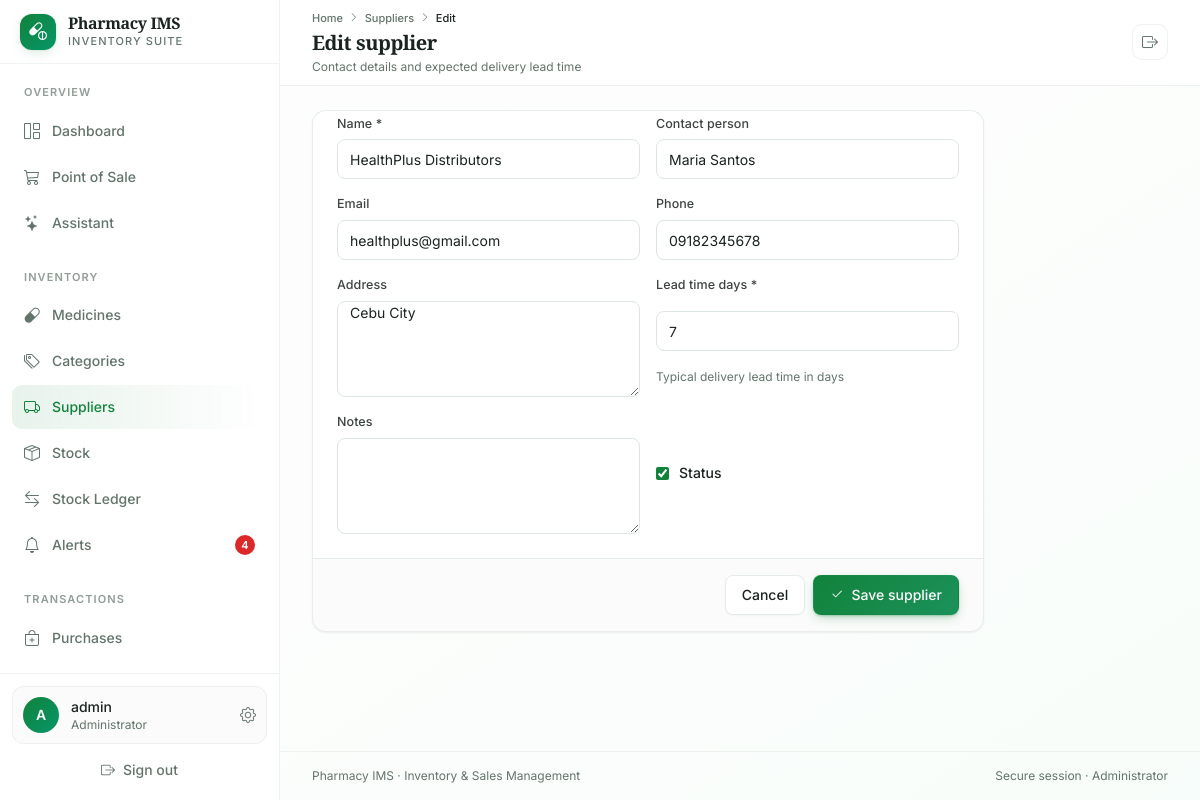
/inventory/suppliers/edit/2/ (signed in), run on the app's committed database.
### accounts/models.py (models this page shows, shortened)
class CustomUser(AbstractUser):
    ROLE_CHOICES = (
        ('admin', 'Administrator'),
        ('pharmacist', 'Pharmacist'),
        ('cashier', 'Cashier'),
        ('inventory_clerk', 'Inventory Clerk'),
    )
    role = models.CharField(max_length=20, choices=ROLE_CHOICES, default='cashier')
    phone = models.CharField(max_length=15, blank=True, null=True)
    license_no = models.CharField(max_length=50, blank=True, null=True, help_text='For Pharmacist')
    status = models.BooleanField(default=True)
    otp_secret = models.CharField(max_length=64, blank=True)
    otp_enabled = models.BooleanField(default=False)

### inventory/models.py (models this page shows, shortened)
class Supplier(models.Model):
    name = models.CharField(max_length=200)
    contact_person = models.CharField(max_length=100, blank=True, null=True)
    email = models.EmailField(blank=True, null=True)
    phone = models.CharField(max_length=15, blank=True, null=True)
    address = models.TextField(blank=True, null=True)
    lead_time_days = models.PositiveIntegerField(default=7, help_text='Typical delivery lead time in days')
    notes = models.TextField(blank=True, null=True)
    status = models.BooleanField(default=True)
    created_at = models.DateTimeField(auto_now_add=True)
    class Meta:
        ordering = ['name']

### inventory/views.py (the view)
# urls.py: path('suppliers/edit/<int:pk>/', views.supplier_edit, name='supplier_edit'),
@capability_required('manage_inventory')
def supplier_edit(request, pk):
    supplier = get_object_or_404(Supplier, pk=pk)
    form = SupplierForm(request.POST or None, instance=supplier)
    if request.method == 'POST' and form.is_valid():
        supplier = form.save()
        log(request.user, 'update', supplier, f'Updated supplier {supplier.name}', request)
        messages.success(request, 'Supplier updated successfully.')
        return redirect('supplier_list')
    return render(request, 'inventory/supplier_add.html', {'form': form, 'supplier': supplier})

### templates/inventory/supplier_add.html (shortened to what this page needs)
{% extends 'base.html' %}
{% block page_title %}{% if supplier %}Edit supplier{% else %}Add supplier{% endif %}{% endblock %}
{% block page_subtitle %}Contact details and expected delivery lead time{% endblock %}
{% block breadcrumbs %}
<i class="bi bi-chevron-right text-[0.6rem]"></i>
<a href="{% url 'supplier_list' %}" class="transition-colors hover:text-foreground">Suppliers</a>
<i class="bi bi-chevron-right text-[0.6rem]"></i>
<span class="text-foreground">{% if supplier %}Edit{% else %}Add{% endif %}</span>
{% endblock %}
{% block content %}
<div class="card max-w-2xl">
    <form method="post">
        <div class="card-content grid grid-cols-1 gap-4 sm:grid-cols-2">
            {% include 'partials/form_fields.html' %}
        </div>
        <div class="card-footer flex items-center justify-end gap-2 border-t border-border">
            <a href="{% url 'supplier_list' %}" class="btn btn-outline">Cancel</a>
            <button class="btn btn-primary"><i class="bi bi-check2"></i> Save supplier</button>
        </div>
    </form>
</div>
{% endblock %}

### templates/base.html (shortened to what this page needs)
<!DOCTYPE html>
{% load static %}
<html lang="en" class="h-full">
<head>
    <link rel="stylesheet" href="https://cdn.jsdelivr.net/npm/bootstrap-icons@1.11.3/font/bootstrap-icons.min.css">
    <script src="https://cdn.tailwindcss.com"></script>
    <link rel="stylesheet" href="{% static 'css/app.css' %}">
</head>
<body class="min-h-screen bg-gradient-to-br from-background via-background to-emerald-50/30 font-sans text-foreground antialiased">
    {% if user.is_authenticated %}
    {% with url_name=request.resolver_match.url_name %}
    <div class="min-h-screen w-full lg:grid lg:grid-cols-[280px_minmax(0,1fr)]">
        <aside id="sidebar" class="fixed inset-y-0 left-0 z-50 flex w-[280px] -translate-x-full flex-col border-r border-border/60 bg-card transition-transform duration-300 ease-out lg:sticky lg:top-0 lg:h-screen lg:translate-x-0">
            <div class="flex h-16 shrink-0 items-center justify-between border-b border-border/60 px-5">
                <a href="{% url 'dashboard' %}" class="flex items-center gap-3">
                    <div class="flex h-9 w-9 items-center justify-center rounded-xl bg-gradient-to-br from-primary to-emerald-600 text-primary-foreground shadow-glow">
                        <i class="bi bi-capsule-pill text-lg"></i>
                    </div>
                    <div>
                        <div class="font-display text-base font-semibold leading-tight tracking-tight">{{ pharmacy.name|default:"Pharmacy IMS" }}</div>
                        <div class="text-[11px] font-medium uppercase tracking-widest text-muted-foreground">Inventory Suite</div>
                    </div>
                </a>
            </div>
            <div class="flex-1 overflow-y-auto px-3 py-5">
                <nav class="space-y-6">
                    <div>
                        <p class="mb-2 px-3 text-[11px] font-semibold uppercase tracking-widest text-muted-foreground/70">Overview</p>
                        <div class="space-y-0.5">
                            <a href="{% url 'dashboard' %}" class="group flex items-center gap-3 rounded-lg px-3 py-2.5 text-sm font-medium text-muted-foreground transition-colors hover:bg-accent hover:text-accent-foreground ">
                                <i class="bi bi-grid-1x2 text-base {% if url_name == 'dashboard' %}text-primary{% endif %}"></i>
                                <span>Dashboard</span>
                            </a>
                            {% if nav_perms.sell %}
                            <a href="{% url 'pos_index' %}" class="group flex items-center gap-3 rounded-lg px-3 py-2.5 text-sm font-medium text-muted-foreground transition-colors hover:bg-accent hover:text-accent-foreground ">
                                <i class="bi bi-cart3 text-base {% if url_name == 'pos_index' %}text-primary{% endif %}"></i>
                                <span>Point of Sale</span>
                            </a>
                            {% endif %}
                            {% if nav_perms.use_assistant %}
                            <a href="{% url 'assistant_index' %}" class="group flex items-center gap-3 rounded-lg px-3 py-2.5 text-sm font-medium text-muted-foreground transition-colors hover:bg-accent hover:text-accent-foreground ">
                                <i class="bi bi-stars text-base {% if 'assistant' in url_name %}text-primary{% endif %}"></i>
                                <span>Assistant</span>
                            </a>
                            {% endif %}
                        </div>
                    </div>
                    {% if nav_perms.manage_inventory %}
                    <div>
                        <p class="mb-2 px-3 text-[11px] font-semibold uppercase tracking-widest text-muted-foreground/70">Inventory</p>
                        <div class="space-y-0.5">
                            <a href="{% url 'medicine_list' %}" class="group flex items-center gap-3 rounded-lg px-3 py-2.5 text-sm font-medium text-muted-foreground transition-colors hover:bg-accent hover:text-accent-foreground ">
                                <i class="bi bi-capsule text-base"></i>
                                <span>Medicines</span>
                            </a>
                            <a href="{% url 'category_list' %}" class="group flex items-center gap-3 rounded-lg px-3 py-2.5 text-sm font-medium text-muted-foreground transition-colors hover:bg-accent hover:text-accent-foreground ">
                                <i class="bi bi-tags text-base"></i>
                                <span>Categories</span>
                            </a>
                            <a href="{% url 'supplier_list' %}" class="group flex items-center gap-3 rounded-lg px-3 py-2.5 text-sm font-medium text-muted-foreground transition-colors hover:bg-accent hover:text-accent-foreground {% if 'supplier' in url_name %}!bg-gradient-to-r !from-primary/10 !to-transparent !text-primary{% endif %}">
                                <i class="bi bi-truck text-base"></i>
                                <span>Suppliers</span>
                            </a>
                            <a href="{% url 'inventory_list' %}" class="group flex items-center gap-3 rounded-lg px-3 py-2.5 text-sm font-medium text-muted-foreground transition-colors hover:bg-accent hover:text-accent-foreground ">
                                <i class="bi bi-box-seam text-base"></i>
                                <span>Stock</span>
                            </a>
                            <a href="{% url 'stock_movements' %}" class="group flex items-center gap-3 rounded-lg px-3 py-2.5 text-sm font-medium text-muted-foreground transition-colors hover:bg-accent hover:text-accent-foreground ">
                                <i class="bi bi-arrow-left-right text-base"></i>
                                <span>Stock Ledger</span>
                            </a>
                            <a href="{% url 'alerts' %}" class="group flex items-center gap-3 rounded-lg px-3 py-2.5 text-sm font-medium text-muted-foreground transition-colors hover:bg-accent hover:text-accent-foreground ">
                                <i class="bi bi-bell text-base"></i>
                                <span>Alerts</span>
                                {% if alert_counts.total %}<span class="ml-auto inline-flex h-5 min-w-5 items-center justify-center rounded-full bg-destructive px-1.5 text-[11px] font-semibold text-destructive-foreground">{{ alert_counts.total }}</span>{% endif %}
                            </a>
                        </div>
                    </div>
                    {% endif %}
                    <div>
                        <p class="mb-2 px-3 text-[11px] font-semibold uppercase tracking-widest text-muted-foreground/70">Transactions</p>
                        <div class="space-y-0.5">
                            {% if nav_perms.manage_purchases %}
                            <a href="{% url 'purchase_list' %}" class="group flex items-center gap-3 rounded-lg px-3 py-2.5 text-sm font-medium text-muted-foreground transition-colors hover:bg-accent hover:text-accent-foreground ">
                                <i class="bi bi-bag-plus text-base"></i>
                                <span>Purchases</span>
                            </a>
                            {% endif %}
                            {% if nav_perms.view_sales %}
                            <a href="{% url 'sales_list' %}" class="group flex items-center gap-3 rounded-lg px-3 py-2.5 text-sm font-medium text-muted-foreground transition-colors hover:bg-accent hover:text-accent-foreground ">
                                <i class="bi bi-receipt text-base"></i>
                            </a>
                            {% endif %}
                        </div>
                    </div>
                </nav>
            </div>
            <div class="shrink-0 border-t border-border/60 p-3">
                <a href="{% url 'security_settings' %}" class="flex items-center gap-3 rounded-xl border border-border/60 bg-muted/40 p-2.5 transition-colors hover:bg-accent">
                    <div class="flex h-9 w-9 shrink-0 items-center justify-center rounded-full bg-gradient-to-br from-primary to-emerald-600 text-primary-foreground">
                        <span class="text-sm font-semibold">{{ user.username|slice:":1"|upper }}</span>
                    </div>
                    <div class="min-w-0 flex-1">
                        <p class="truncate text-sm font-medium">{{ user.get_full_name|default:user.username }}</p>
                        <p class="truncate text-xs text-muted-foreground">{{ user.get_role_display }}</p>
                    </div>
                    <i class="bi bi-gear text-muted-foreground"></i>
                </a>
                <form method="post" action="{% url 'logout' %}" class="mt-2">
                    <button class="flex w-full items-center justify-center gap-2 rounded-lg px-3 py-2 text-sm font-medium text-muted-foreground transition-colors hover:bg-destructive/10 hover:text-destructive">
                        <i class="bi bi-box-arrow-right"></i>
                        Sign out
                    </button>
                </form>
            </div>
        </aside>
        <div class="flex min-h-screen min-w-0 flex-col">
            <header class="sticky top-0 z-30 border-b border-border/60 bg-card/85 backdrop-blur-xl">
                <div class="flex min-h-16 flex-wrap items-center gap-3 px-4 py-2.5 sm:px-6 lg:px-8">
                    <div class="min-w-0 flex-1">
                        <nav class="mb-0.5 hidden items-center gap-1.5 text-[11px] font-medium text-muted-foreground sm:flex" aria-label="Breadcrumb">
                            <a href="{% url 'dashboard' %}" class="transition-colors hover:text-foreground">Home</a>
                            {% block breadcrumbs %}{% endblock %}
                        </nav>
                        <h1 class="truncate font-display text-xl font-semibold tracking-tight">{% block page_title %}Dashboard{% endblock %}</h1>
                        <p class="mt-0.5 truncate text-xs text-muted-foreground">{% block page_subtitle %}{% endblock %}</p>
                    </div>
                    <div class="flex w-full flex-nowrap items-center justify-start gap-2 overflow-x-auto pb-0.5 sm:w-auto sm:flex-wrap sm:justify-end sm:overflow-visible sm:pb-0">
                        <form method="post" action="{% url 'logout' %}" class="shrink-0">
                            <button type="submit" class="inline-flex h-9 w-9 items-center justify-center rounded-lg border border-border/60 bg-card text-muted-foreground transition-colors hover:bg-destructive/10 hover:text-destructive" title="Sign out" aria-label="Sign out">
                                <i class="bi bi-box-arrow-right"></i>
                            </button>
                        </form>
                    </div>
                </div>
            </header>
            <main class="flex-1 px-4 py-6 sm:px-6 lg:px-8">
                {% block content %}{% endblock %}
            </main>
            <footer class="border-t border-border/60 px-4 py-4 text-xs text-muted-foreground sm:px-6 lg:px-8">
                <div class="flex flex-col items-center justify-between gap-2 sm:flex-row">
                    <span>{{ pharmacy.name|default:"Pharmacy IMS" }} · Inventory &amp; Sales Management</span>
                    <span>Secure session · {{ user.get_role_display }}</span>
                </div>
            </footer>
        </div>
    </div>
    {% endwith %}
    {% else %}
    {% block auth_content %}{% endblock %}
    {% endif %}
</body>
</html>

### templates/partials/form_fields.html (shortened to what this page needs)
{% for field in form %}
<div class="field">
    {% if field.widget_type == 'checkbox' %}
    <label class="flex items-center gap-2.5 text-sm font-medium" for="{{ field.id_for_label }}">
        {{ field }}
        <span>{{ field.label }}</span>
    </label>
    {% else %}
    <label class="label" for="{{ field.id_for_label }}">{{ field.label }}{% if field.field.required %} *{% endif %}</label>
    {{ field }}
    {% endif %}
    {% if field.help_text %}<p class="help-text">{{ field.help_text }}</p>{% endif %}
</div>
{% endfor %}

### data on the page
CustomUser: username "A", get_full_name "admin", role "Administrator"
Supplier: form "HealthPlus Distributors" "Maria Santos" "healthplus@gmail.com" "09182345678" "Cebu City" "7", form "☑"

### other printed values
{{ pharmacy.name|default:"Pharmacy IMS" }} "Pharmacy IMS"
{{ alert_counts.total }} "4"
{{ field.label }} "Name" "Contact person" "Email" "Phone" "Address" "Lead time days" "Notes"
{{ field.help_text }} "Typical delivery lead time in days"
{{ field.label }} "Status"
